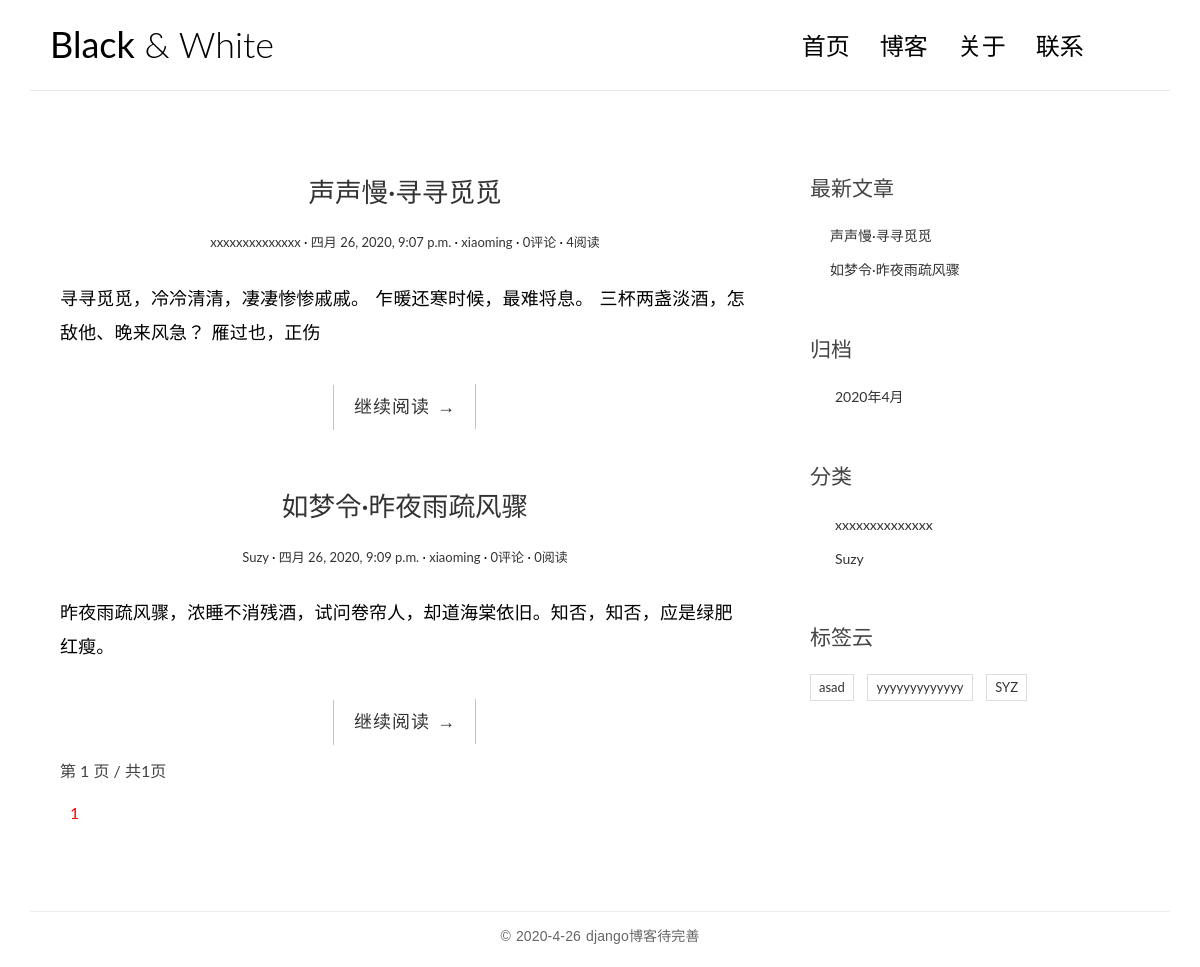
The page / on the database its author committed.
### blog/models.py (models this page shows, shortened)
class Post(models.Model):
    title = models.CharField(max_length=100,verbose_name='标题')
    body = models.TextField()
    created_time = models.DateTimeField()
    modified_time = models.DateTimeField()
    excerpt = models.CharField(max_length=200,blank=True)
    category = models.ForeignKey(Category,on_delete=models.CASCADE)
    tag = models.ForeignKey(Tag,blank=True,on_delete=models.CASCADE,null=True)
    author = models.ForeignKey(User,on_delete=models.CASCADE)
    views = models.PositiveIntegerField(default=0)
    def get_absolute_url(self):
        return reverse('blog:detail', kwargs={'pk': self.pk})
    class Meta:
        ordering=['-created_time']

class Category(models.Model):
    name = models.CharField(max_length=100)

class Tag(models.Model):
    name = models.CharField(max_length=100)

### blog/views.py (the view)
# urls.py: url(r'^$',views.index,name='index'),
def index(request):
    post_list = getpage(request,Post.objects.all())
    return render(request,'blog/index.html',context={"post_list":post_list})

### blog/templatetags/blog_tags.py (called while the page is built)
@register.simple_tag
def get_recent_posts(num=5):
    return Post.objects.all().order_by('-created_time')[:num]

@register.simple_tag
def archives():
    return Post.objects.all().dates('created_time','month',order='DESC')

@register.simple_tag
def get_categories():
    return Category.objects.all()

@register.simple_tag
def get_tags():
    return Tag.objects.all()

### blog/views.py (called while the page is built)
def getpage(request,post_list):
    paginator = Paginator(post_list,2)
    page = request.GET.get('page')
    try:
        post_list  = paginator.page(page)
    except PageNotAnInteger:
        post_list  = paginator.page(1)
    except EmptyPage:
        post_list  = paginator.page(paginator.num_pages)
    return post_list

### templates/blog/index.html (shortened to what this page needs)
{% extends 'base.html' %}
{% block main %}
    {% for post in post_list %}
        <article class="post post-{{ post.pk }}">
            <header class="entry-header">
                <h1 class="entry-title">
                    <a href="{{ post.get_absolute_url }}">{{ post.title }}</a>
                </h1>
                <div class="entry-meta">
                    <span class="post-category"><a href="#">{{ post.category.name }}</a></span>
                    <span class="post-date"><a href="#"><time class="entry-date"
                                                              datetime="{{ post.modified_time }}">{{ post.modified_time }}</time></a></span>
                    <span class="post-author"><a href="#">{{ post.author }}</a></span>
                    <span class="comments-link"><a href="#">{{ post.comment_set.count }}评论</a></span>
                    <span class="views-count"><a href="#">{{ post.views }}阅读</a></span>
                </div>
            </header>
            <div class="entry-content clearfix">
                <p>{{ post.excerpt }}</p>
                <div class="read-more cl-effect-14">
                    <a href="{{ post.get_absolute_url }}" class="more-link">继续阅读 <span class="meta-nav">→</span></a>
                </div>
            </div>
        </article>
    {% empty %}
        <div class="no-post">暂时还没有发布的文章！</div>
    {% endfor %}
    <div class="pagination-simple">
        <span class="current">第 {{ post_list.number }} 页 / 共{{ post_list.paginator.num_pages }}页</span>
    </div>
    <div class="pagination">
        <ul>
            {% for i in post_list.paginator.page_range %}
                {% if post_list.number == i %}
                <li class="active" ><a href="?page={{ i }}" style="color:red">{{ i }}</a></li>
                {% else %}
                <li><a href="?page={{ i }}">{{ i }}</a></li>
                {% endif %}
            {% endfor %}
        </ul>
    </div>
{% endblock main %}

### templates/base.html (shortened to what this page needs)
{% load staticfiles %}
{% load blog_tags %}
<!DOCTYPE html>
<html>
<head>
    <link rel="stylesheet" href="http://code.ionicframework.com/ionicons/2.0.1/css/ionicons.min.css">
    <link rel="stylesheet" href="{% static 'blog/css/bootstrap.min.css'%}">
    <link rel="stylesheet" href="{% static 'blog/css/pace.css' %}">
    <link rel="stylesheet" href="{% static 'blog/css/custom.css'%}">
</head>
<body>
<div class="container">
    <header id="site-header">
        <div class="row">
            <div class="col-md-4 col-sm-5 col-xs-8">
                <div class="logo">
                    <h1><a href="{% url 'blog:index' %}"><b>Black</b> &amp; White</a></h1>
                </div>
            </div>
            <div class="col-md-8 col-sm-7 col-xs-4">
                <nav class="main-nav" role="navigation">
                    <div class="collapse navbar-collapse" id="bs-example-navbar-collapse-1">
                        <ul class="nav navbar-nav navbar-right">
                            <li class="cl-effect-11"><a href="{% url 'blog:index' %}" data-hover="首页">首页</a></li>
                            <li class="cl-effect-11"><a href="full-width.html" data-hover="博客">博客</a></li>
                            <li class="cl-effect-11"><a href="about.html" data-hover="关于">关于</a></li>
                            <li class="cl-effect-11"><a href="contact.html" data-hover="联系">联系</a></li>
                        </ul>
                    </div>
                </nav>
            </div>
        </div>
    </header>
</div>
<div class="content-body">
    <div class="container">
        <div class="row">
            <main class="col-md-8">
                {% block main %}
                {% endblock main %}
            </main>
            <aside class="col-md-4">
                <div class="widget widget-recent-posts">
                    <h3 class="widget-title">最新文章</h3>
                    {% get_recent_posts as recent_post_list %}
                    <ul>
                        {% for post in recent_post_list %}
                        <li>
                            <a href="{{ post.get_absolute_url }}">{{ post.title }}</a>
                        </li>
                        {% empty %}
                            暂无文章
                        {% endfor %}
                    </ul>
                </div>
                <div class="widget widget-archives">
                    <h3 class="widget-title">归档</h3>
                    {% archives as date_list %}
                    <ul>
                        {% for date in date_list %}
                        <li>
                            <a href="{% url 'blog:archives' date.year date.month %}">{{ date.year }}年{{ date.month }}月</a>
                        </li>
                        {% empty %}
                            暂无归档
                        {% endfor %}
                    </ul>
                </div>
                <div class="widget widget-category">
                    <h3 class="widget-title">分类</h3>
                    {% get_categories as category_list %}
                    <ul>
                        {% for category in category_list %}
                        <li>
                            <a href="{% url 'blog:category' category.pk %}">
                                {{ category.name }}
                            </a>
                        </li>
                        {% empty %}
                        暂无分类！
                        {% endfor %}
                    </ul>
                </div>
                <div class="widget widget-tag-cloud">
                    <h3 class="widget-title">标签云</h3>
                    {% get_tags as tag_list %}
                    <ul>
                        {% for tag in tag_list %}
                        <li>
                            <a href="{% url 'blog:tag' tag.pk %}">{{ tag.name }}</a>
                        </li>
                        {% empty %}
                        暂无标签
                        {% endfor %}
                    </ul>
                </div>
            </aside>
        </div>
    </div>
</div>
<footer id="site-footer">
    <div class="container">
        <div class="row">
            <div class="col-md-12">
                <p class="copyright">&copy 2020-4-26 django博客待完善 </p>
            </div>
        </div>
    </div>
</footer>
</body>
</html>

### blog/static/blog/css/custom.css (style rules this page uses)
* { outline: none; }
h1, h2, h3, h4, h5, h6 { margin-top: 0; }
b { font-weight: 400; }
a { color: #333; }
body { color: #444; font-family: 'Lato', sans-serif; }
p { font-family: 'Ubuntu', sans-serif; font-weight: 400; word-spacing: 1px; letter-spacing: 0.01em; }
#site-header { background-color: #FFF; padding: 25px 20px; margin-bottom: 40px; border-bottom: 1px solid #e7e7e7; }
.logo h1 a { color: #000; }
.logo h1 { margin: 0; font-family: 'Lato', sans-serif; font-weight: 300; }
.main-nav { margin-top: 11px; max-width: 95%; }
.main-nav a { color: #000000 !important; padding: 0 0 5px 0 !important; margin-right: 30px; font-family: 'Lato', sans-serif; font-weight: 300; font-size: 24px; }
.cl-effect-11 a { padding: 10px 0; color: #0972b4; text-shadow: none; }
.cl-effect-11 a::before { position: absolute; top: 0; left: 0; overflow: hidden; padding: 0 0 5px 0 !important; max-width: 0; border-bottom: 1px solid #000; color: #000; content: attr(data-hover); white-space: nowrap; -webkit-transition: max-width 0.5s; -moz-transition: max-width 0.5s; transition: max-width 0.5s; }
.content-body { padding-bottom: 4em; }
.post { background: #fff; padding: 30px 30px 0; }
.entry-title { text-align: center; font-size: 1.9em; margin-bottom: 20px; line-height: 1.6; padding: 10px 20px 0; }
.entry-meta { text-align: center; color: #DDDDDD; font-size: 13px; margin-bottom: 30px; }
.entry-content { font-size: 18px; line-height: 1.9; font-weight: 300; color: #000; }
.post-category::after, .post-date::after, .post-author::after, .comments-link::after { content: ' ·'; color: #000; }
.read-more { font-family: 'Ubuntu', sans-serif; font-weight: 400; word-spacing: 1px; letter-spacing: 0.01em; text-align: center; margin-top: 20px; }
.cl-effect-14 a { padding: 0 20px; height: 45px; line-height: 45px; position: relative; display: inline-block; margin: 15px 25px; letter-spacing: 1px; font-weight: 400; text-shadow: 0 0 1px rgba(255, 255, 255, 0.3); }
.cl-effect-14 a::before, .cl-effect-14 a::after { position: absolute; width: 45px; height: 1px; background: #C3C3C3; content: ''; -webkit-transition: all 0.3s; -moz-transition: all 0.3s; transition: all 0.3s; pointer-events: none; }
.cl-effect-14 a::before { top: 0; left: 0; -webkit-transform: rotate(90deg); -moz-transform: rotate(90deg); transform: rotate(90deg); -webkit-transform-origin: 0 0; -moz-transform-origin: 0 0; transform-origin: 0 0; }
.cl-effect-14 a::after { right: 0; bottom: 0; -webkit-transform: rotate(90deg); -moz-transform: rotate(90deg); transform: rotate(90deg); -webkit-transform-origin: 100% 0; -moz-transform-origin: 100% 0; transform-origin: 100% 0; }
.widget { background: #fff; padding: 30px 0 0; }
.widget-title { font-size: 1.5em; margin-bottom: 20px; line-height: 1.6; padding: 10px 0 0; font-weight: 400; }
.widget-recent-posts ul { padding: 0; margin: 0; padding-left: 20px; }
.widget-recent-posts ul li { list-style-type: none; position: relative; line-height: 170%; margin-bottom: 10px; }
.widget-recent-posts ul li::before { content: '\f3d3'; font-family: "Ionicons"; position: absolute; left: -17px; top: 3px; font-size: 16px; color: #000; }
.widget-archives ul { padding: 0; margin: 0; padding-left: 25px; }
.widget-archives ul li { list-style-type: none; position: relative; line-height: 170%; margin-bottom: 10px; }
.widget-archives ul li::before { content: '\f3f3'; font-family: "Ionicons"; position: absolute; left: -25px; top: 1px; font-size: 16px; color: #000; }
.widget-category ul { padding: 0; margin: 0; padding-left: 25px; }
.widget-category ul li { list-style-type: none; position: relative; line-height: 170%; margin-bottom: 10px; }
.widget-category ul li::before { content: '\f3fe'; font-family: "Ionicons"; position: absolute; left: -25px; top: 1px; font-size: 18px; color: #000; }
.widget-tag-cloud ul { padding: 0; margin: 0; margin-right: -10px; }
.widget-tag-cloud ul li { list-style-type: none; font-size: 13px; display: inline-block; margin-right: 10px; margin-bottom: 10px; padding: 3px 8px; border: 1px solid #ddd; }
#site-footer { padding-top: 10px; padding: 0 0 1.5em 0; }
.copyright { text-align: center; padding-top: 1em; margin: 0; border-top: 1px solid #eee; color: #666; }
.pagination-simple { padding-left: 30px; font-size: 16px; }
.pagination ul { list-style: none; }
.pagination ul li { display: inline-block; font-size: 16px; margin-right: 5px; }

### rows shown on the page
Post: title "声声慢·寻寻觅觅", category.name "xxxxxxxxxxxxxx", modified_time "四月 26, 2020, 9:07 p.m.", author "xiaoming", comment_set.count "0", views "4", excerpt "寻寻觅觅，冷冷清清，凄凄惨惨戚戚。 乍暖还寒时候，最难将息。 三杯两盏淡酒，怎敌他、晚来风急？ 雁过也，正伤"
Post: title "如梦令·昨夜雨疏风骤", category.name "Suzy", modified_time "四月 26, 2020, 9:09 p.m.", author "xiaoming", comment_set.count "0", views "0", excerpt "昨夜雨疏风骤，浓睡不消残酒，试问卷帘人，却道海棠依旧。知否，知否，应是绿肥红瘦。"
Category: name "xxxxxxxxxxxxxx"
Category: name "Suzy"
Tag: name "asad"
Tag: name "yyyyyyyyyyyyy"
Tag: name "SYZ"

### other values the page prints
{{ post_list.number }} "1"
{{ post_list.paginator.num_pages }} "1"
{{ i }} "1"
{{ date.year }} "2020"
{{ date.month }} "4"
